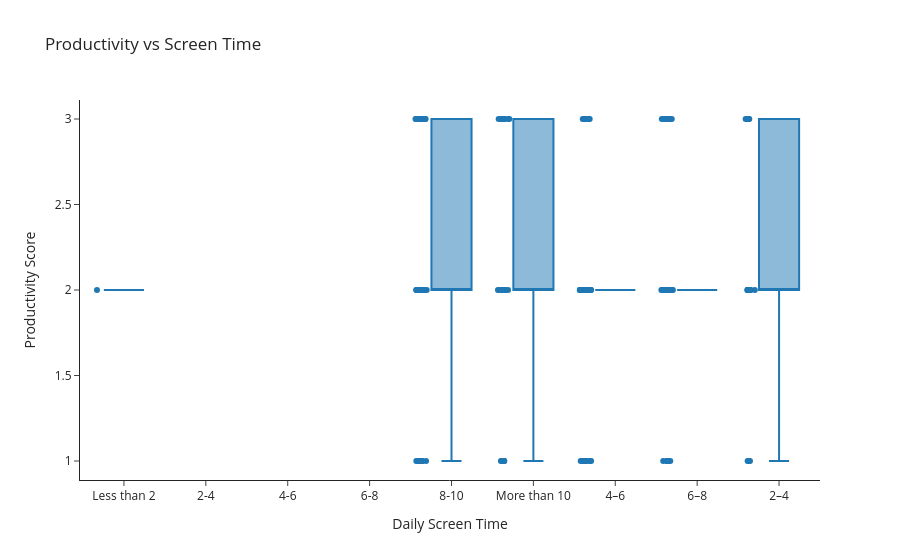

Notebook cell for this chart:
### Markdown cell above
### 5.9. Boxplot: Screen Time vs Productivity

### Code cell
fig3 = px.box(
    df,
    x="Average Screen Time",
    y="Productivity_Score",
    category_orders={"Average Screen Time": screen_order},
    points="all",
    title="Productivity vs Screen Time",
    color_discrete_sequence=["#1f77b4"]
)

fig3.update_layout(
    template="simple_white",
    xaxis_title="Daily Screen Time",
    yaxis_title="Productivity Score"
)

fig3.show()
fig3.write_image("boxplot_productividad_pantalla.png")

### Figure 1 — Plotly figure (JSON) as saved in the notebook; plotly's stock layout.template omitted (floating-point values rounded to 4 significant figures; data arrays with more than 128 entries replaced by an {"elided": "..."} marker saying what was removed)
{"data": [{"alignmentgroup": "True", "boxpoints": "all", "hovertemplate": "Average Screen Time=%{x}<br>Productivity_Score=%{y}<extra></extra>", "legendgroup": "", "marker": {"color": "#1f77b4"}, "name": "", "notched": false, "offsetgroup": "", "orientation": "v", "showlegend": false, "type": "box", "x": {"elided": "196 str values"}, "x0": " ", "xaxis": "x", "y": {"elided": "196 int values"}, "y0": " ", "yaxis": "y"}], "layout": {"boxmode": "group", "legend": {"tracegroupgap": 0}, "title": {"text": "Productivity vs Screen Time"}, "xaxis": {"anchor": "y", "categoryarray": ["Less than 2", "2-4", "4-6", "6-8", "8-10", "More than 10"], "categoryorder": "array", "domain": [0, 1], "title": {"text": "Daily Screen Time"}}, "yaxis": {"anchor": "x", "domain": [0, 1], "title": {"text": "Productivity Score"}}}}
